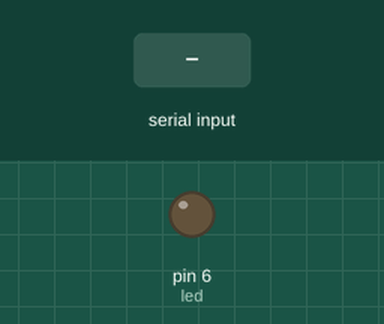
Simulated run of this sketch. Board: Arduino Uno, built with avr-gcc and run on an emulated ATmega328P. On the bench: output pins drawn as LEDs (lit = HIGH). Inputs (shaded band) come from the test bench.

Above: at 1.2 s.
1.3 s: "90,45\n" received over Serial
At 2.5 s:
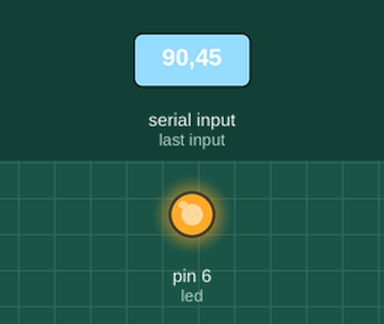
Timing chart, 0 to 4.3 s (numbered marks = the images above; inputs shaded):
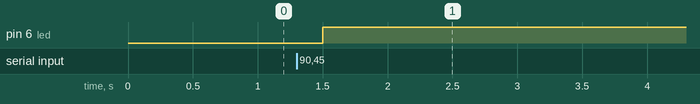

The sketch:

P37_ControlLed_Python.ino
```cpp
int led = 6; //digital
int valor;

void setup() {
  // put your setup code here, to run once:
  pinMode(led, OUTPUT);
  Serial.begin(9600);
  Serial.setTimeout(100);
}

void loop() {
  // put your main code here, to run repeatedly:
  if(Serial.available()>0){
    valor = Serial.readString().toInt();
    digitalWrite(led, valor);
  }
  delay(100);
}
```

Measured:
- after the input at 1.3 s, pin 6 (led): LOW → HIGH after 0.20 s
